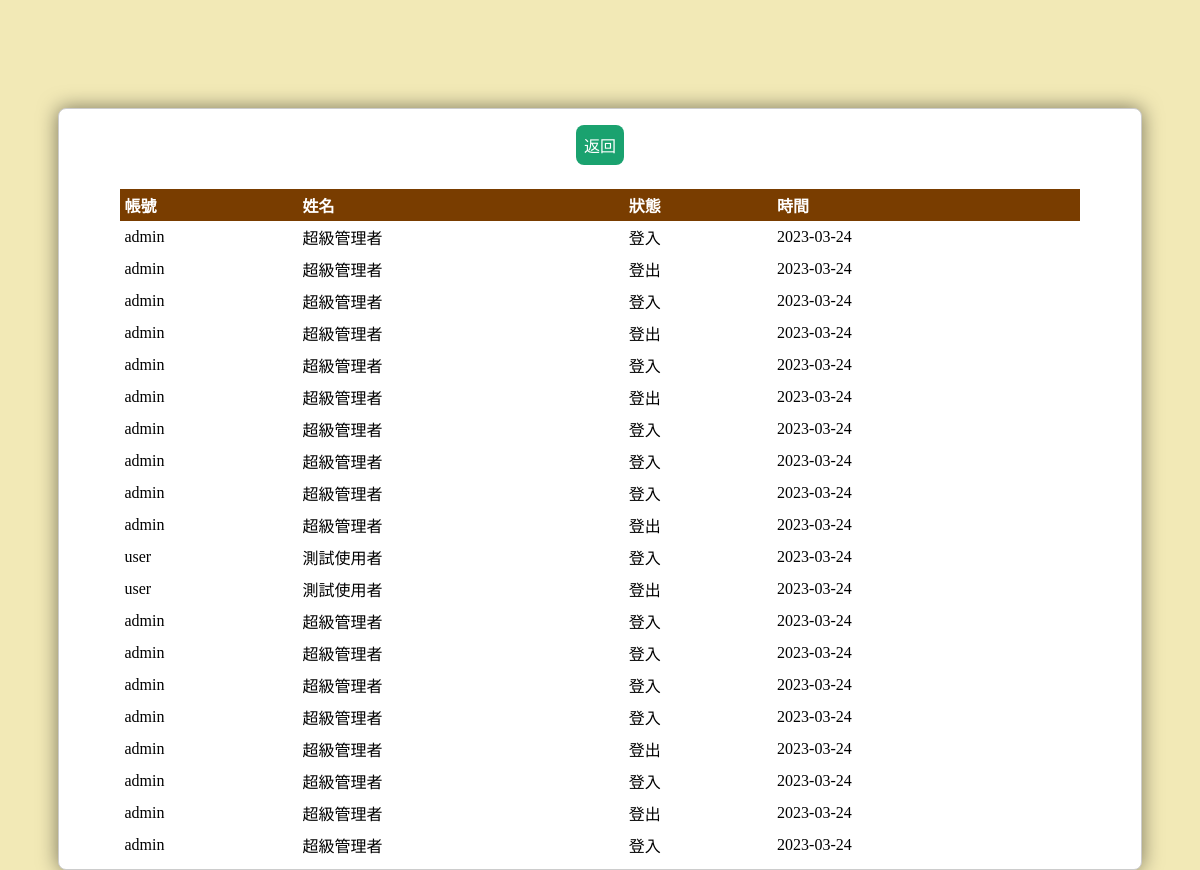
The app's page /module2-3/logs.php with its own data.
### tables this page shows
CREATE TABLE `logs` (
  `username` text NOT NULL,
  `name` text NOT NULL,
  `action` text NOT NULL,
  `time` date NOT NULL
);

### module2-3/logs.php (the view, shortened to what this page needs)
<!DOCTYPE html PUBLIC "-//W3C//DTD XHTML 1.0 Transitional//EN" "http://www.w3.org/TR/xhtml1/DTD/xhtml1-transitional.dtd">
<html xmlns="http://www.w3.org/1999/xhtml">
<head>
</head>
<link href="style.css" rel="stylesheet" type="text/css" />
<body>
	<div class="main" style="text-align:center">
    	<input type="button" value="返回" onclick="history.back(-1)">
        <p>
        <table>
        	<tr>
            	<th>帳號</th>
                <th>姓名</th>
                <th>狀態</th>
                <th>時間</th>
            </tr>
            <?php
				include('config.php');
				$data = mysqli_query($mysqli,"select * from `logs`");
				while($row = mysqli_fetch_array($data))
				{
			?>
            	<tr>
                	<td><?=$row['username']?></td>
                    <td><?=$row['name']?></td>
                    <td><?=$row['action']?></td>
                    <td><?=$row['time']?></td>
                </tr>
            <?php
				}
			?>
        </table>
    </div>
</body>
</html>

### module2-3/style.css (style rules this page uses)
body { font-family:"微軟正黑體"; font-size:16px; background-color:rgba(237, 223, 147, 0.674);; }
.main { padding:8px; margin:0 auto; position:relative; width:90%; top:100px; background-color:#FFF; border:1px solid #CCC; border-radius:8px; box-shadow:0 0 20px 0 rgba(0,0,0,0.5); }
table { border-collapse:collapse; width:90%; margin:0 auto; }
th { color:#fff; background-color:#793D00; }
th,td { text-align:left; padding:4px; }
[type=submit],[type=reset],[type=button] { border:none; padding:8px; margin:8px; background-color:#1AA26F; color:white; font-size:16px; font-family:"微軟正黑體"; border-radius:8px; }

### records on screen
logs: username "admin", name "超級管理者", action "登入", time "2023-03-24"
logs: username "admin", name "超級管理者", action "登出", time "2023-03-24"
logs: username "admin", name "超級管理者", action "登入", time "2023-03-24"
logs: username "admin", name "超級管理者", action "登出", time "2023-03-24"
logs: username "admin", name "超級管理者", action "登入", time "2023-03-24"
logs: username "admin", name "超級管理者", action "登出", time "2023-03-24"
logs: username "admin", name "超級管理者", action "登入", time "2023-03-24"
logs: username "admin", name "超級管理者", action "登入", time "2023-03-24"
logs: username "admin", name "超級管理者", action "登入", time "2023-03-24"
logs: username "admin", name "超級管理者", action "登出", time "2023-03-24"
logs: username "user", name "測試使用者", action "登入", time "2023-03-24"
logs: username "user", name "測試使用者", action "登出", time "2023-03-24"
logs: username "admin", name "超級管理者", action "登入", time "2023-03-24"
logs: username "admin", name "超級管理者", action "登入", time "2023-03-24"
logs: username "admin", name "超級管理者", action "登入", time "2023-03-24"
logs: username "admin", name "超級管理者", action "登入", time "2023-03-24"
logs: username "admin", name "超級管理者", action "登出", time "2023-03-24"
logs: username "admin", name "超級管理者", action "登入", time "2023-03-24"
logs: username "admin", name "超級管理者", action "登出", time "2023-03-24"
logs: username "admin", name "超級管理者", action "登入", time "2023-03-24"
